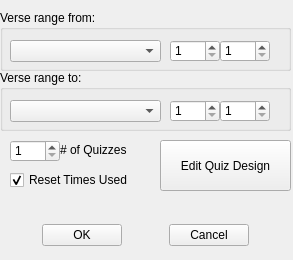
<?xml version="1.0" encoding="UTF-8"?>
<ui version="4.0">
 <class>quizdlg</class>
 <widget class="QWidget" name="quizdlg">
  <property name="geometry">
   <rect>
    <x>0</x>
    <y>0</y>
    <width>293</width>
    <height>260</height>
   </rect>
  </property>
  <property name="minimumSize">
   <size>
    <width>250</width>
    <height>110</height>
   </size>
  </property>
  <property name="windowTitle">
   <string>Make Quizzes</string>
  </property>
  <widget class="QCheckBox" name="TimesUsedCheckBox">
   <property name="geometry">
    <rect>
     <x>10</x>
     <y>170</y>
     <width>141</width>
     <height>20</height>
    </rect>
   </property>
   <property name="text">
    <string>Reset Times Used</string>
   </property>
   <property name="checked">
    <bool>true</bool>
   </property>
  </widget>
  <widget class="QLabel" name="textLabel1">
   <property name="geometry">
    <rect>
     <x>60</x>
     <y>140</y>
     <width>81</width>
     <height>20</height>
    </rect>
   </property>
   <property name="text">
    <string># of Quizzes</string>
   </property>
   <property name="wordWrap">
    <bool>false</bool>
   </property>
  </widget>
  <widget class="QSpinBox" name="QuizSpinBox">
   <property name="geometry">
    <rect>
     <x>10</x>
     <y>140</y>
     <width>50</width>
     <height>22</height>
    </rect>
   </property>
   <property name="minimum">
    <number>1</number>
   </property>
   <property name="maximum">
    <number>10</number>
   </property>
  </widget>
  <widget class="QWidget" name="layout1">
   <property name="geometry">
    <rect>
     <x>0</x>
     <y>220</y>
     <width>291</width>
     <height>30</height>
    </rect>
   </property>
   <layout class="QHBoxLayout">
    <property name="margin">
     <number>0</number>
    </property>
    <item>
     <spacer>
      <property name="orientation">
       <enum>Qt::Horizontal</enum>
      </property>
      <property name="sizeType">
       <enum>QSizePolicy::Expanding</enum>
      </property>
      <property name="sizeHint" stdset="0">
       <size>
        <width>20</width>
        <height>20</height>
       </size>
      </property>
     </spacer>
    </item>
    <item>
     <widget class="QPushButton" name="OkButton">
      <property name="text">
       <string>OK</string>
      </property>
     </widget>
    </item>
    <item>
     <spacer>
      <property name="orientation">
       <enum>Qt::Horizontal</enum>
      </property>
      <property name="sizeType">
       <enum>QSizePolicy::Expanding</enum>
      </property>
      <property name="sizeHint" stdset="0">
       <size>
        <width>40</width>
        <height>20</height>
       </size>
      </property>
     </spacer>
    </item>
    <item>
     <widget class="QPushButton" name="CancelButton">
      <property name="text">
       <string>Cancel</string>
      </property>
     </widget>
    </item>
    <item>
     <spacer>
      <property name="orientation">
       <enum>Qt::Horizontal</enum>
      </property>
      <property name="sizeType">
       <enum>QSizePolicy::Expanding</enum>
      </property>
      <property name="sizeHint" stdset="0">
       <size>
        <width>20</width>
        <height>20</height>
       </size>
      </property>
     </spacer>
    </item>
   </layout>
  </widget>
  <widget class="QGroupBox" name="fromBox">
   <property name="geometry">
    <rect>
     <x>0</x>
     <y>10</y>
     <width>291</width>
     <height>61</height>
    </rect>
   </property>
   <property name="title">
    <string>Verse range from:</string>
   </property>
   <widget class="QSpinBox" name="verse1">
    <property name="geometry">
     <rect>
      <x>220</x>
      <y>30</y>
      <width>50</width>
      <height>22</height>
     </rect>
    </property>
    <property name="minimum">
     <number>1</number>
    </property>
   </widget>
   <widget class="QComboBox" name="book1">
    <property name="geometry">
     <rect>
      <x>10</x>
      <y>30</y>
      <width>151</width>
      <height>22</height>
     </rect>
    </property>
   </widget>
   <widget class="QSpinBox" name="chapter1">
    <property name="geometry">
     <rect>
      <x>170</x>
      <y>30</y>
      <width>50</width>
      <height>22</height>
     </rect>
    </property>
    <property name="minimum">
     <number>1</number>
    </property>
   </widget>
  </widget>
  <widget class="QGroupBox" name="ToBox">
   <property name="geometry">
    <rect>
     <x>0</x>
     <y>70</y>
     <width>291</width>
     <height>61</height>
    </rect>
   </property>
   <property name="title">
    <string>Verse range to:</string>
   </property>
   <widget class="QSpinBox" name="verse2">
    <property name="geometry">
     <rect>
      <x>220</x>
      <y>30</y>
      <width>50</width>
      <height>22</height>
     </rect>
    </property>
    <property name="minimum">
     <number>1</number>
    </property>
   </widget>
   <widget class="QComboBox" name="book2">
    <property name="geometry">
     <rect>
      <x>10</x>
      <y>30</y>
      <width>151</width>
      <height>22</height>
     </rect>
    </property>
   </widget>
   <widget class="QSpinBox" name="chapter2">
    <property name="geometry">
     <rect>
      <x>170</x>
      <y>30</y>
      <width>50</width>
      <height>22</height>
     </rect>
    </property>
    <property name="minimum">
     <number>1</number>
    </property>
   </widget>
  </widget>
  <widget class="QPushButton" name="editQuizButton">
   <property name="geometry">
    <rect>
     <x>160</x>
     <y>140</y>
     <width>131</width>
     <height>51</height>
    </rect>
   </property>
   <property name="text">
    <string>Edit Quiz Design</string>
   </property>
  </widget>
  <widget class="QLabel" name="statusLabel">
   <property name="geometry">
    <rect>
     <x>80</x>
     <y>200</y>
     <width>111</width>
     <height>20</height>
    </rect>
   </property>
   <property name="text">
    <string> </string>
   </property>
   <property name="wordWrap">
    <bool>false</bool>
   </property>
  </widget>
 </widget>
 <layoutdefault spacing="6" margin="11"/>
 <pixmapfunction>qPixmapFromMimeSource</pixmapfunction>
 <resources/>
 <connections>
  <connection>
   <sender>OkButton</sender>
   <signal>clicked()</signal>
   <receiver>quizdlg</receiver>
   <slot>OkButton_clicked()</slot>
   <hints>
    <hint type="sourcelabel">
     <x>103</x>
     <y>214</y>
    </hint>
    <hint type="destinationlabel">
     <x>20</x>
     <y>20</y>
    </hint>
   </hints>
  </connection>
  <connection>
   <sender>CancelButton</sender>
   <signal>clicked()</signal>
   <receiver>quizdlg</receiver>
   <slot>cancel_clicked()</slot>
   <hints>
    <hint type="sourcelabel">
     <x>236</x>
     <y>224</y>
    </hint>
    <hint type="destinationlabel">
     <x>216</x>
     <y>245</y>
    </hint>
   </hints>
  </connection>
  <connection>
   <sender>editQuizButton</sender>
   <signal>clicked()</signal>
   <receiver>quizdlg</receiver>
   <slot>editQuiz_clicked()</slot>
   <hints>
    <hint type="sourcelabel">
     <x>264</x>
     <y>172</y>
    </hint>
    <hint type="destinationlabel">
     <x>259</x>
     <y>282</y>
    </hint>
   </hints>
  </connection>
 </connections>
 <slots>
  <slot>cancel_clicked()</slot>
  <slot>editQuiz_clicked()</slot>
 </slots>
</ui>
